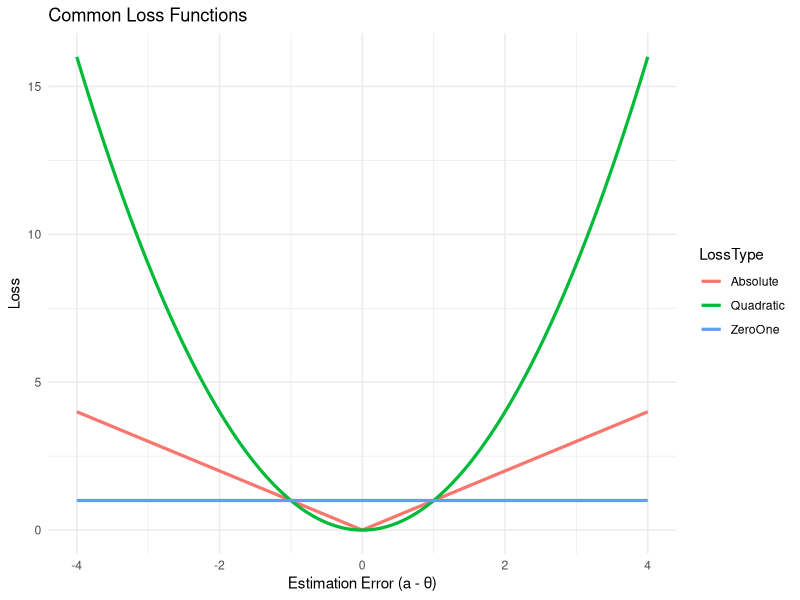
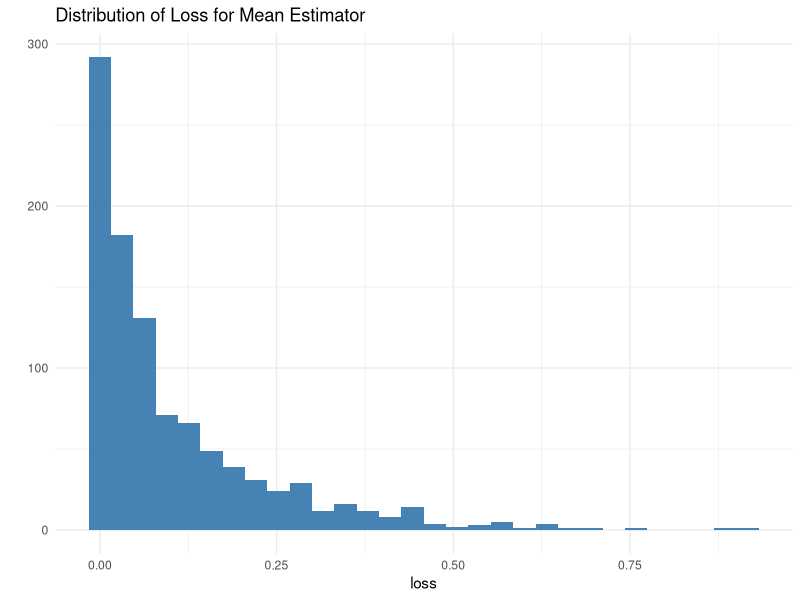
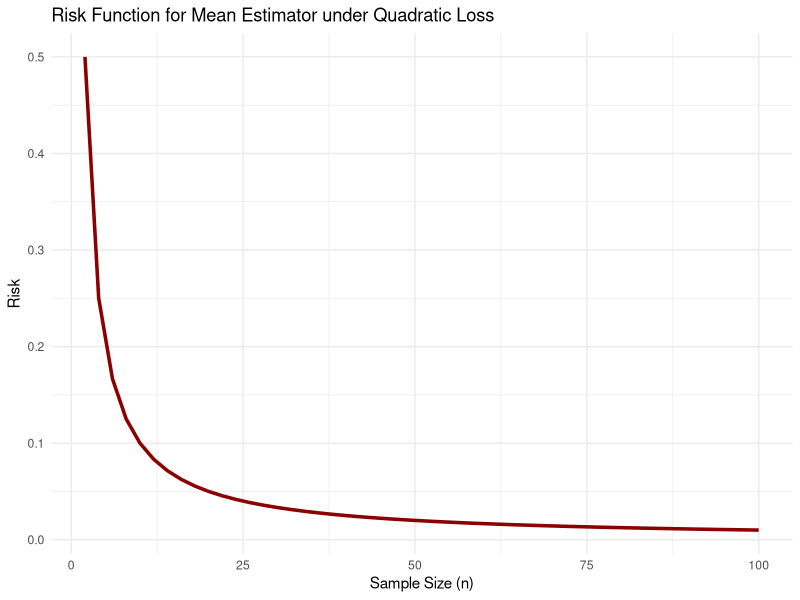

These figures' R source, in order:
## ---- chunk 1
library(tidyverse)
x <- seq(-4, 4, length.out = 200)
loss_df <- tibble(
  x = x,
  Quadratic = x^2,
  Absolute = abs(x),
  ZeroOne = ifelse(x == 0, 0, 1)
) %>% pivot_longer(-x, names_to = "LossType", values_to = "Loss")

ggplot(loss_df, aes(x, Loss, color = LossType)) +
  geom_line(size = 1.1) +
  theme_minimal() +
  labs(title = "Common Loss Functions", x = "Estimation Error (a - θ)", y = "Loss")
## ---- chunk 2
set.seed(1)
N <- 1000
n <- 10
theta <- 2
xbar <- replicate(N, mean(rnorm(n, mean = theta, sd = 1)))
loss <- (xbar - theta)^2
mean(loss)  # Estimated risk

# Visualize distribution of loss
qplot(loss, bins = 30, fill = I("steelblue"), main = "Distribution of Loss for Mean Estimator") +
  theme_minimal()
## ---- chunk 3
set.seed(1)
ns <- seq(2, 100, by = 2)
risk <- 1 / ns
tibble(ns, risk) %>%
  ggplot(aes(ns, risk)) +
  geom_line(size = 1.2, color = "darkred") +
  theme_minimal() +
  labs(title = "Risk Function for Mean Estimator under Quadratic Loss",
       x = "Sample Size (n)", y = "Risk")
